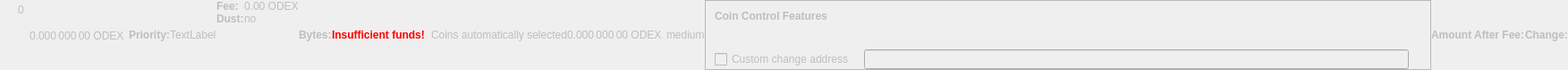
    <widget class="QWidget" name="dummyHideWidget" native="true">
     <property name="enabled">
      <bool>false</bool>
     </property>
     <property name="maximumSize">
      <size>
       <width>100</width>
       <height>22</height>
      </size>
     </property>
     <layout class="QHBoxLayout" name="dummyHideLayout">
      <property name="spacing">
       <number>0</number>
      </property>
      <property name="leftMargin">
       <number>0</number>
      </property>
      <property name="topMargin">
       <number>0</number>
      </property>
      <property name="rightMargin">
       <number>0</number>
      </property>
      <property name="bottomMargin">
       <number>0</number>
      </property>
      <item>
       <layout class="QFormLayout" name="formLayoutCoinControl1">
        <property name="horizontalSpacing">
         <number>10</number>
        </property>
        <property name="verticalSpacing">
         <number>14</number>
        </property>
        <property name="leftMargin">
         <number>10</number>
        </property>
        <property name="topMargin">
         <number>4</number>
        </property>
        <property name="rightMargin">
         <number>6</number>
        </property>
        <item row="0" column="1">
         <widget class="QLabel" name="labelCoinControlBytes">
          <property name="cursor">
           <cursorShape>IBeamCursor</cursorShape>
          </property>
          <property name="contextMenuPolicy">
           <enum>Qt::ActionsContextMenu</enum>
          </property>
          <property name="text">
           <string notr="true">0</string>
          </property>
          <property name="textInteractionFlags">
           <set>Qt::LinksAccessibleByMouse|Qt::TextSelectableByKeyboard|Qt::TextSelectableByMouse</set>
          </property>
         </widget>
        </item>
       </layout>
      </item>
      <item>
       <widget class="QLabel" name="labelCoinControlAfterFee">
        <property name="enabled">
         <bool>false</bool>
        </property>
        <property name="sizePolicy">
         <sizepolicy hsizetype="Fixed" vsizetype="Fixed">
          <horstretch>0</horstretch>
          <verstretch>0</verstretch>
         </sizepolicy>
        </property>
        <property name="minimumSize">
         <size>
          <width>111</width>
          <height>12</height>
         </size>
        </property>
        <property name="maximumSize">
         <size>
          <width>111</width>
          <height>12</height>
         </size>
        </property>
        <property name="cursor">
         <cursorShape>IBeamCursor</cursorShape>
        </property>
        <property name="contextMenuPolicy">
         <enum>Qt::ActionsContextMenu</enum>
        </property>
        <property name="text">
         <string notr="true">0.000 000 00 ODEX</string>
        </property>
        <property name="textInteractionFlags">
         <set>Qt::LinksAccessibleByMouse|Qt::TextSelectableByKeyboard|Qt::TextSelectableByMouse</set>
        </property>
       </widget>
      </item>
      <item>
       <widget class="QLabel" name="labelCoinControlPriorityText">
        <property name="enabled">
         <bool>false</bool>
        </property>
        <property name="font">
         <font>
          <weight>75</weight>
          <bold>true</bold>
         </font>
        </property>
        <property name="text">
         <string>Priority:</string>
        </property>
       </widget>
      </item>
      <item>
       <layout class="QHBoxLayout" name="horizontalLayout">
        <item>
         <widget class="QLabel" name="WarningLabel">
          <property name="text">
           <string>TextLabel</string>
          </property>
         </widget>
        </item>
       </layout>
      </item>
      <item>
       <layout class="QFormLayout" name="formLayoutCoinControl3">
        <property name="horizontalSpacing">
         <number>0</number>
        </property>
        <property name="verticalSpacing">
         <number>0</number>
        </property>
        <property name="leftMargin">
         <number>0</number>
        </property>
        <property name="topMargin">
         <number>0</number>
        </property>
        <property name="rightMargin">
         <number>0</number>
        </property>
        <item row="0" column="0">
         <widget class="QLabel" name="labelCoinControlFeeText">
          <property name="enabled">
           <bool>false</bool>
          </property>
          <property name="font">
           <font>
            <weight>75</weight>
            <bold>true</bold>
           </font>
          </property>
          <property name="text">
           <string>Fee:</string>
          </property>
          <property name="margin">
           <number>0</number>
          </property>
         </widget>
        </item>
        <item row="0" column="1">
         <widget class="QLabel" name="labelCoinControlFee">
          <property name="enabled">
           <bool>false</bool>
          </property>
          <property name="cursor">
           <cursorShape>IBeamCursor</cursorShape>
          </property>
          <property name="contextMenuPolicy">
           <enum>Qt::ActionsContextMenu</enum>
          </property>
          <property name="text">
           <string notr="true">0.00 ODEX</string>
          </property>
          <property name="textInteractionFlags">
           <set>Qt::LinksAccessibleByMouse|Qt::TextSelectableByKeyboard|Qt::TextSelectableByMouse</set>
          </property>
         </widget>
        </item>
        <item row="1" column="0">
         <widget class="QLabel" name="labelCoinControlLowOutputText">
          <property name="enabled">
           <bool>false</bool>
          </property>
          <property name="font">
           <font>
            <weight>75</weight>
            <bold>true</bold>
           </font>
          </property>
          <property name="text">
           <string>Dust:</string>
          </property>
         </widget>
        </item>
        <item row="1" column="1">
         <widget class="QLabel" name="labelCoinControlLowOutput">
          <property name="enabled">
           <bool>false</bool>
          </property>
          <property name="cursor">
           <cursorShape>IBeamCursor</cursorShape>
          </property>
          <property name="contextMenuPolicy">
           <enum>Qt::ActionsContextMenu</enum>
          </property>
          <property name="text">
           <string>no</string>
          </property>
          <property name="textInteractionFlags">
           <set>Qt::LinksAccessibleByMouse|Qt::TextSelectableByKeyboard|Qt::TextSelectableByMouse</set>
          </property>
         </widget>
        </item>
       </layout>
      </item>
      <item>
       <widget class="QLabel" name="labelCoinControlBytesText">
        <property name="enabled">
         <bool>false</bool>
        </property>
        <property name="font">
         <font>
          <weight>75</weight>
          <bold>true</bold>
         </font>
        </property>
        <property name="text">
         <string>Bytes:</string>
        </property>
       </widget>
      </item>
      <item>
       <layout class="QFormLayout" name="formLayoutCoinControl2">
        <property name="horizontalSpacing">
         <number>0</number>
        </property>
        <property name="verticalSpacing">
         <number>0</number>
        </property>
        <property name="leftMargin">
         <number>0</number>
        </property>
        <property name="topMargin">
         <number>0</number>
        </property>
        <property name="rightMargin">
         <number>0</number>
        </property>
       </layout>
      </item>
      <item>
       <layout class="QHBoxLayout" name="horizontalLayoutCoinControl2">
        <property name="spacing">
         <number>0</number>
        </property>
        <property name="bottomMargin">
         <number>0</number>
        </property>
       </layout>
      </item>
      <item>
       <widget class="QLabel" name="labelCoinControlInsuffFunds">
        <property name="enabled">
         <bool>false</bool>
        </property>
        <property name="minimumSize">
         <size>
          <width>0</width>
          <height>0</height>
         </size>
        </property>
        <property name="font">
         <font>
          <weight>75</weight>
          <bold>true</bold>
         </font>
        </property>
        <property name="styleSheet">
         <string notr="true">color:red;font-weight:bold;</string>
        </property>
        <property name="text">
         <string>Insufficient funds!</string>
        </property>
        <property name="margin">
         <number>5</number>
        </property>
       </widget>
      </item>
      <item>
       <layout class="QFormLayout" name="formLayoutCoinControl4">
        <property name="horizontalSpacing">
         <number>0</number>
        </property>
        <property name="verticalSpacing">
         <number>0</number>
        </property>
        <property name="leftMargin">
         <number>0</number>
        </property>
        <property name="topMargin">
         <number>0</number>
        </property>
        <property name="rightMargin">
         <number>0</number>
        </property>
       </layout>
      </item>
      <item>
       <widget class="QLabel" name="labelCoinControlChangeLabel">
        <property name="enabled">
         <bool>false</bool>
        </property>
        <property name="sizePolicy">
         <sizepolicy hsizetype="Preferred" vsizetype="Expanding">
          <horstretch>0</horstretch>
          <verstretch>0</verstretch>
         </sizepolicy>
        </property>
        <property name="minimumSize">
         <size>
          <width>0</width>
          <height>0</height>
         </size>
        </property>
        <property name="text">
         <string/>
        </property>
        <property name="margin">
         <number>3</number>
        </property>
       </widget>
      </item>
      <item>
       <widget class="QLabel" name="labelCoinControlAutomaticallySelected">
        <property name="enabled">
         <bool>false</bool>
        </property>
        <property name="sizePolicy">
         <sizepolicy hsizetype="Fixed" vsizetype="Fixed">
          <horstretch>0</horstretch>
          <verstretch>0</verstretch>
         </sizepolicy>
        </property>
        <property name="minimumSize">
         <size>
          <width>0</width>
          <height>0</height>
         </size>
        </property>
        <property name="maximumSize">
         <size>
          <width>240</width>
          <height>16777215</height>
         </size>
        </property>
        <property name="text">
         <string>Coins automatically selected</string>
        </property>
        <property name="margin">
         <number>5</number>
        </property>
       </widget>
      </item>
      <item>
       <widget class="QLabel" name="labelCoinControlChange">
        <property name="enabled">
         <bool>false</bool>
        </property>
        <property name="sizePolicy">
         <sizepolicy hsizetype="Fixed" vsizetype="Fixed">
          <horstretch>0</horstretch>
          <verstretch>0</verstretch>
         </sizepolicy>
        </property>
        <property name="minimumSize">
         <size>
          <width>111</width>
          <height>0</height>
         </size>
        </property>
        <property name="maximumSize">
         <size>
          <width>111</width>
          <height>16777215</height>
         </size>
        </property>
        <property name="cursor">
         <cursorShape>IBeamCursor</cursorShape>
        </property>
        <property name="contextMenuPolicy">
         <enum>Qt::ActionsContextMenu</enum>
        </property>
        <property name="text">
         <string notr="true">0.000 000 00 ODEX</string>
        </property>
        <property name="textInteractionFlags">
         <set>Qt::LinksAccessibleByMouse|Qt::TextSelectableByKeyboard|Qt::TextSelectableByMouse</set>
        </property>
       </widget>
      </item>
      <item>
       <widget class="QLabel" name="labelCoinControlPriority">
        <property name="enabled">
         <bool>false</bool>
        </property>
        <property name="cursor">
         <cursorShape>IBeamCursor</cursorShape>
        </property>
        <property name="contextMenuPolicy">
         <enum>Qt::ActionsContextMenu</enum>
        </property>
        <property name="text">
         <string>medium</string>
        </property>
        <property name="textInteractionFlags">
         <set>Qt::LinksAccessibleByMouse|Qt::TextSelectableByKeyboard|Qt::TextSelectableByMouse</set>
        </property>
       </widget>
      </item>
      <item>
       <widget class="QFrame" name="frameCoinControl">
        <property name="sizePolicy">
         <sizepolicy hsizetype="Expanding" vsizetype="Expanding">
          <horstretch>0</horstretch>
          <verstretch>0</verstretch>
         </sizepolicy>
        </property>
        <property name="maximumSize">
         <size>
          <width>16777215</width>
          <height>16777215</height>
         </size>
        </property>
        <property name="frameShape">
         <enum>QFrame::StyledPanel</enum>
        </property>
        <property name="frameShadow">
         <enum>QFrame::Sunken</enum>
        </property>
        <layout class="QVBoxLayout" name="verticalLayoutCoinControl2_2">
         <property name="spacing">
          <number>0</number>
         </property>
         <property name="leftMargin">
          <number>0</number>
         </property>
         <property name="topMargin">
          <number>0</number>
         </property>
         <property name="rightMargin">
          <number>0</number>
         </property>
         <property name="bottomMargin">
          <number>0</number>
         </property>
         <item>
          <layout class="QVBoxLayout" name="verticalLayoutCoinControl" stretch="0,0,0,1">
           <property name="spacing">
            <number>0</number>
           </property>
           <property name="leftMargin">
            <number>10</number>
           </property>
           <property name="topMargin">
            <number>10</number>
           </property>
           <item>
            <layout class="QHBoxLayout" name="horizontalLayoutCoinControl1">
             <property name="bottomMargin">
              <number>15</number>
             </property>
             <item>
              <widget class="QLabel" name="labelCoinControlFeatures">
               <property name="enabled">
                <bool>false</bool>
               </property>
               <property name="sizePolicy">
                <sizepolicy hsizetype="Preferred" vsizetype="Maximum">
                 <horstretch>0</horstretch>
                 <verstretch>0</verstretch>
                </sizepolicy>
               </property>
               <property name="font">
                <font>
                 <weight>75</weight>
                 <bold>true</bold>
                </font>
               </property>
               <property name="styleSheet">
                <string notr="true">font-weight:bold;</string>
               </property>
               <property name="text">
                <string>Coin Control Features</string>
               </property>
              </widget>
             </item>
            </layout>
           </item>
           <item>
            <widget class="QWidget" name="widgetCoinControl" native="true">
             <property name="sizePolicy">
              <sizepolicy hsizetype="Preferred" vsizetype="Preferred">
               <horstretch>0</horstretch>
               <verstretch>0</verstretch>
              </sizepolicy>
             </property>
             <property name="minimumSize">
              <size>
               <width>0</width>
               <height>0</height>
              </size>
             </property>
             <property name="styleSheet">
              <string notr="true"/>
             </property>
             <layout class="QHBoxLayout" name="horizontalLayoutCoinControl5_2">
              <property name="leftMargin">
               <number>0</number>
              </property>
              <property name="topMargin">
               <number>0</number>
              </property>
              <property name="rightMargin">
               <number>0</number>
              </property>
              <property name="bottomMargin">
               <number>0</number>
              </property>
              <item>
               <layout class="QHBoxLayout" name="horizontalLayoutCoinControl3">
                <property name="spacing">
                 <number>20</number>
                </property>
                <property name="topMargin">
                 <number>0</number>
                </property>
                <property name="bottomMargin">
                 <number>10</number>
                </property>
               </layout>
              </item>
             </layout>
            </widget>
           </item>
           <item>
            <layout class="QHBoxLayout" name="horizontalLayoutCoinControl4" stretch="0,0,0">
             <property name="spacing">
              <number>12</number>
             </property>
             <property name="sizeConstraint">
              <enum>QLayout::SetDefaultConstraint</enum>
             </property>
             <property name="topMargin">
              <number>5</number>
             </property>
             <property name="rightMargin">
              <number>5</number>
             </property>
             <item>
              <widget class="QCheckBox" name="checkBoxCoinControlChange">
               <property name="enabled">
                <bool>false</bool>
               </property>
               <property name="toolTip">
                <string>If this is activated, but the change address is empty or invalid, change will be sent to a newly generated address.</string>
               </property>
               <property name="text">
                <string>Custom change address</string>
               </property>
              </widget>
             </item>
             <item>
              <widget class="QValidatedLineEdit" name="lineEditCoinControlChange">
               <property name="enabled">
                <bool>false</bool>
               </property>
               <property name="sizePolicy">
                <sizepolicy hsizetype="Expanding" vsizetype="Fixed">
                 <horstretch>0</horstretch>
                 <verstretch>0</verstretch>
                </sizepolicy>
               </property>
              </widget>
             </item>
             <item>
              <widget class="QLabel" name="labelCoinControlChangeLabel_2">
               <property name="sizePolicy">
                <sizepolicy hsizetype="Preferred" vsizetype="Expanding">
                 <horstretch>0</horstretch>
                 <verstretch>0</verstretch>
                </sizepolicy>
               </property>
               <property name="minimumSize">
                <size>
                 <width>0</width>
                 <height>0</height>
                </size>
               </property>
               <property name="text">
                <string/>
               </property>
               <property name="margin">
                <number>3</number>
               </property>
              </widget>
             </item>
            </layout>
           </item>
           <item>
            <spacer name="verticalSpacerCoinControl">
             <property name="orientation">
              <enum>Qt::Vertical</enum>
             </property>
             <property name="sizeHint" stdset="0">
              <size>
               <width>800</width>
               <height>1</height>
              </size>
             </property>
            </spacer>
           </item>
          </layout>
         </item>
        </layout>
       </widget>
      </item>
      <item>
       <widget class="QLabel" name="labelCoinControlAfterFeeText">
        <property name="enabled">
         <bool>false</bool>
        </property>
        <property name="minimumSize">
         <size>
          <width>0</width>
          <height>0</height>
         </size>
        </property>
        <property name="maximumSize">
         <size>
          <width>16777215</width>
          <height>16777215</height>
         </size>
        </property>
        <property name="font">
         <font>
          <weight>75</weight>
          <bold>true</bold>
         </font>
        </property>
        <property name="text">
         <string>Amount After Fee:</string>
        </property>
        <property name="alignment">
         <set>Qt::AlignLeading|Qt::AlignLeft|Qt::AlignVCenter</set>
        </property>
        <property name="margin">
         <number>0</number>
        </property>
       </widget>
      </item>
      <item>
       <widget class="QLabel" name="labelCoinControlChangeText">
        <property name="enabled">
         <bool>false</bool>
        </property>
        <property name="sizePolicy">
         <sizepolicy hsizetype="Preferred" vsizetype="Preferred">
          <horstretch>0</horstretch>
          <verstretch>0</verstretch>
         </sizepolicy>
        </property>
        <property name="minimumSize">
         <size>
          <width>0</width>
          <height>0</height>
         </size>
        </property>
        <property name="maximumSize">
         <size>
          <width>16777215</width>
          <height>16777215</height>
         </size>
        </property>
        <property name="font">
         <font>
          <weight>75</weight>
          <bold>true</bold>
         </font>
        </property>
        <property name="text">
         <string>Change:</string>
        </property>
        <property name="alignment">
         <set>Qt::AlignLeading|Qt::AlignLeft|Qt::AlignVCenter</set>
        </property>
       </widget>
      </item>
     </layout>
    </widget>
